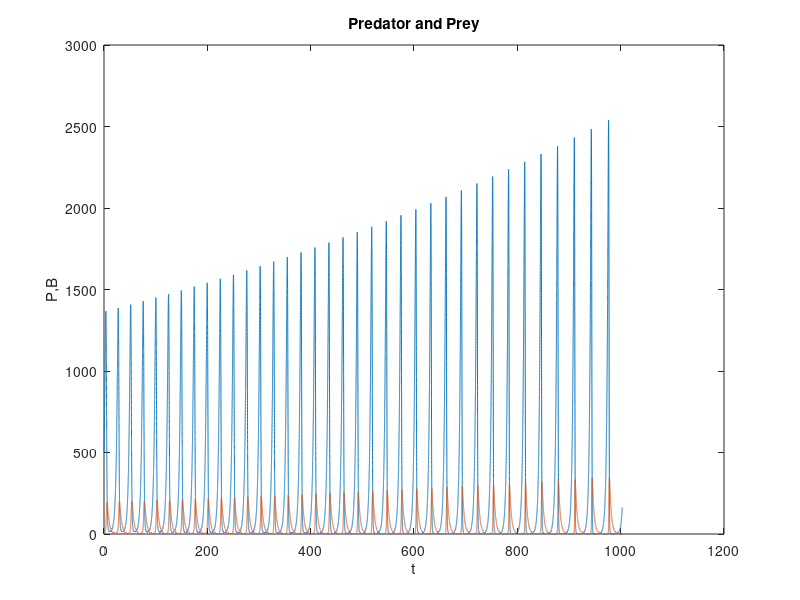
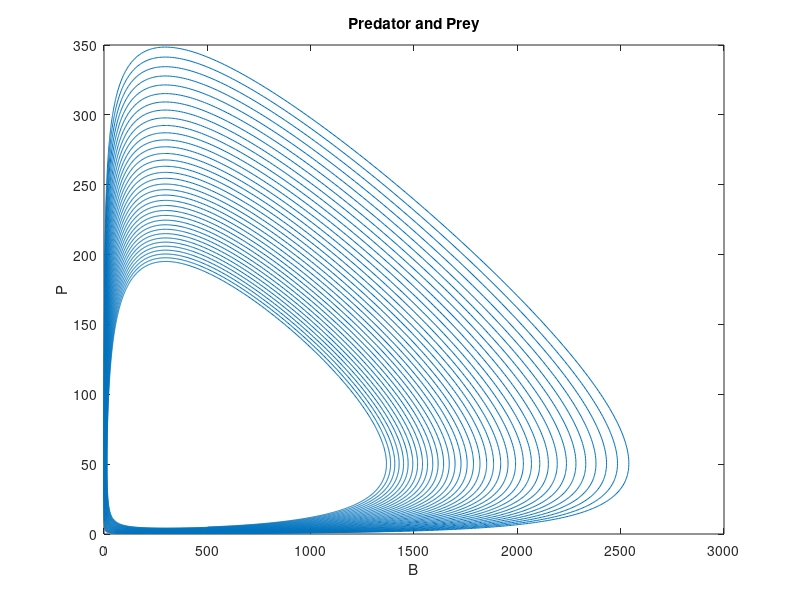

Reproduce these figures in MATLAB, in order.
% Simulation parameters
tStep = 0.01;
tMax  = 1003;

% Simulation arguments
alpha = 0.4;         % breath rate
gamma = 0.3;         % death rate
Mb    = 300;         % mean prey
Mr    = 50;          % mean preadator
beta  = alpha / Mr;  % Mr = alpha/beta
delta = gamma / Mb;  % Mb = gamma/delta
Rt    = 5;           % current preadator count (initially 5)
Bt    = 500;         % current prey count (initially 500)

% result container
bProg = zeros(tMax/tStep+1,1);
rProg = zeros(tMax/tStep+1,1);
i     = 1;

for t=0:tStep:tMax
    % change rate of prey at t
    Bt_ = (alpha * Bt) - (beta * Bt * Rt);
    % change rate of predator at t
    Rt_ = (-gamma * Rt) + (delta * Bt * Rt);
    % current prey at t
    Bt = Bt + (Bt_ * tStep);
    % current preadtor at t
    Rt = Rt + (Rt_ * tStep);

    % save results
    bProg(i) = Bt;
    rProg(i) = Rt;
    i = i + 1;

end

% plot P,B over t
figure;
plot(0:tStep:tMax, [bProg, rProg]);
title ('Predator and Prey');
xlabel('t')
ylabel('P,B')

% plot P over B
figure;
plot(bProg, rProg);
title ('Predator and Prey');
xlabel('B')
ylabel('P')


